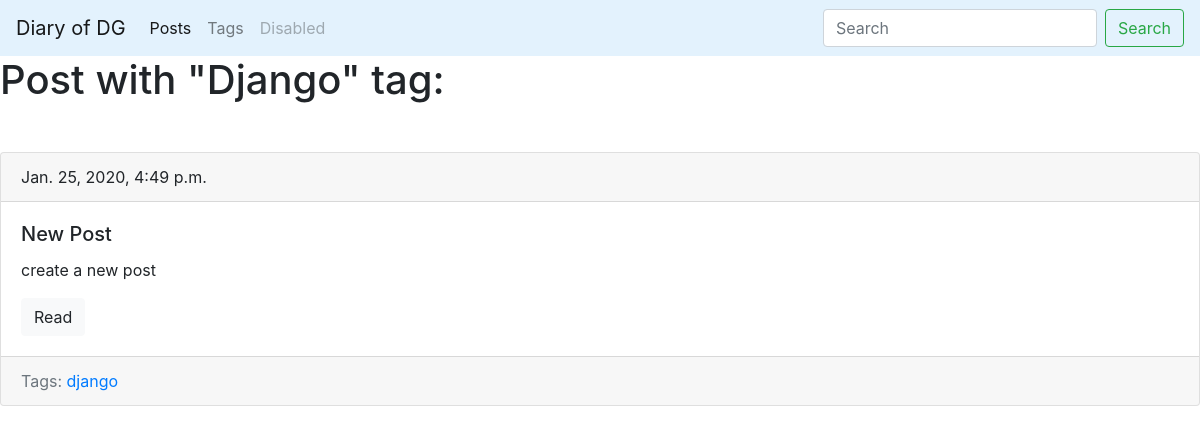
Screenshot of /blog/tag/django/ with the database file from the repository.
### blog/models.py (models this page shows, shortened)
class Tag(models.Model):
    title = models.CharField(max_length=50)
    slug = models.SlugField(max_length=50, unique=True)
    def get_absolute_url(self):
        return reverse('tag_detail_url', kwargs={'slug': self.slug})
    class Meta:
        ordering = ['title']

class Post(models.Model):
    title = models.CharField(max_length=150, db_index=True)
    slug = models.SlugField(max_length=150, blank=True, unique=True)
    body = models.TextField(blank=True, db_index=True)
    tags = models.ManyToManyField('Tag', blank=True, related_name='posts')
    date_pub = models.DateTimeField(auto_now_add=True)
    def get_absolute_url(self):
        return reverse('post_detail_url', kwargs={'slug': self.slug})
    class Meta:
        ordering = ['-date_pub']

### blog/views.py (the view)
# urls.py: path('tag/<str:slug>/', TagDetail.as_view(), name='tag_detail_url'),
class TagDetail(ObjectDetailMixin, View):
    model = Tag
    template = 'blog/tag_detail.html'

### blog/utils.py (called while the page is built)
    def get(self, request, slug):
        obj = get_object_or_404(self.model, slug__iexact=slug)
        return render(request, self.template, context={self.model.__name__.lower(): obj, 'admin_object': obj, 'detail': True})

### blog/templates/blog/tag_detail.html (shortened to what this page needs)
{% extends 'blog/base_blog.html' %}
{% block content %}
    <h1 class="mb-5">Post with "{{ tag.title|title }}" tag:</h1>
    {% for post in tag.posts.all %}
        {% include 'blog/includes/post_card_template.html' %}
    {% endfor %}
{% endblock %}

### blog/templates/blog/includes/post_card_template.html
<div class="card mb-4">
    <div class="card-header">
        {{ post.date_pub }}
    </div>
    <div class="card-body">
        <h5 class="card-title">{{ post.title }}</h5>
        <p class="card-text">{{ post.body|truncatewords:15 }}</p>
        <a href="{{ post.get_absolute_url }}" class="btn btn-light">Read</a>
    </div>
    <div class="card-footer text-muted">
        Tags:
        {% for tag in post.tags.all %}
            <a href="{{ tag.get_absolute_url }}">{{ tag.title }}</a>
        {% endfor %}
    </div>
</div>

### rows the page displays
Tag: title "Django", title "django"
Post: date_pub "Jan. 25, 2020, 4:49 p.m.", title "New Post", body "create a new post"
